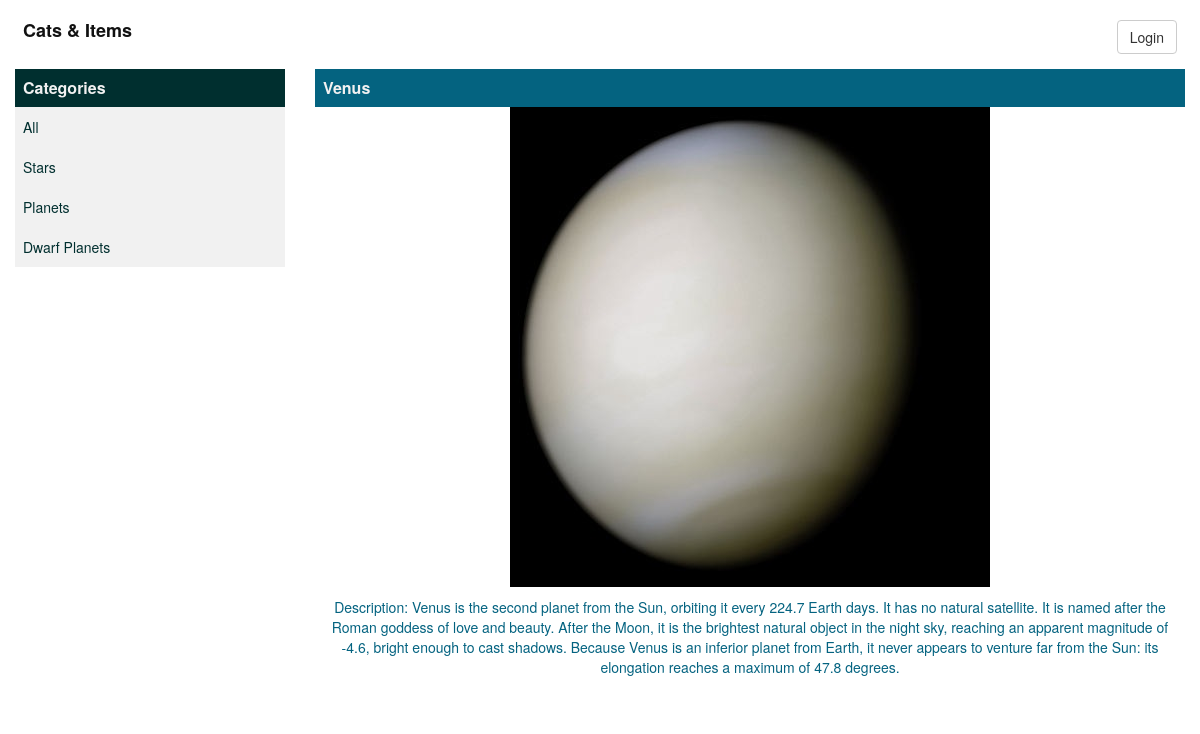
Page /item/Venus/3 on the committed database.
### database_setup.py (models this page shows, shortened)
class Category(Base):
    __tablename__ = 'categories'
    id = Column(
        'id', Integer,
        nullable=False,
        primary_key=True)
    name = Column(
        'name', String,
        nullable=False)

class Item(Base):
    __tablename__ = 'items'
    id = Column(
        'id', Integer,
        nullable=False,
        primary_key=True)
    name = Column(
        'name', String,
        nullable=False)
    description = Column(
        'description', String)
    category = Column(
        'category',
        ForeignKey('categories.id'),
        nullable=False)
    image = Column(
        'image',
        String)
    categories = relationship(Category)

### application.py (the view)
@app.route("/item/<item_name>/<int:item_id>")
def item(item_name, item_id):
    context = generate_context(
        item_id=item_id)
    return render_template(
        'item_details.html',
        categories=context['categories'],
        title="Item - " + item_name,
        item=context['items'])

### application.py (called while the page is built)
def generate_context(item_id=None, category_id=None):
    context = dict()
    context['categories'] = crud.get_all_categories()
    if item_id is not None:
        context['items'] = crud.get_item_by_id(item_id)
    elif category_id is not None:
        context['items'] = crud.get_items_by_category(category_id)
    else:
        context['items'] = crud.get_all_items()
    return context

### crud.py (called while the page is built)
def get_all_entries(type):
    entries = session.query(type).all()
    return entries

def get_all_categories():
    entries = get_all_entries(Category)
    return entries

def get_item_by_id(item_id):
    entry = session.query(Item).filter_by(id=item_id).one()
    return entry

### templates/item_details.html (shortened to what this page needs)
<!DOCTYPE html>
{% extends "main_cat_item_list.html" %}
{% block items %}
<h2 class="item-head">{{ item.name }}
</h2>
{% if item.image %}
<div class="item-image">
    <img class="img-responsive img" src="{{ url_for('static', filename="uploads/images/%s" % item.image) }}" alt="{{ item.name}}">
</div>
{% endif %}
<div class="item-description">
    Description: {{ item.description }}
</div>
{% endblock %}

### templates/main_cat_item_list.html
<!DOCTYPE html>
{% extends "index.html" %}
{% block main_area %}
<div class="row">
    <div class="col-sm-3 categories">
        <h2 class="cat-head">Categories</h2>
        <ul class="cat-menu">
            <li class="cat-entry">
                <a href="{{ url_for('index') }}">All</a>
            </li>
            {% for category in categories %}
            <li class="cat-entry">
                <a href="{{ url_for('category', category_name=category.name, category_id=category.id)  }}">{{ category.name }}</a>
            </li>
            {% endfor %}
        </ul>
    </div >
    <div class="col-sm-9">
        <div class="items">
            {% block items %}
            {% endblock %}
        </div>
    </div>
</div>
{% endblock %}

### static/css/style.css (style rules this page uses)
.cat-head, .items-head, .item-head, .login-head { font-size: 16px; font-weight: bold; padding: 10px 0 10px 8px; margin: 15px 0 0 0; color: #F1F1F1; }
.cat-head, .login-head { background-color: #002F2F; }
.items-head, .item-head { background-color: #046380; }
ul { list-style-type: none; padding: 0; margin: 0; width: 100%; }
li a { text-decoration: none; display: block; height: 40px; padding: 10px 0 10px 8px; }
li { white-space: nowrap; overflow: hidden; }
li.cat-entry a { color: #002F2F; background-color: #F1F1F1; }
.item-description, .no-items { padding: 10px 8px 10px; margin-bottom: 10px; color: #046380; text-align: center; }
.img { margin: 0 auto; }
.items { padding-bottom: 10px; }

### rows in the picture
Category: name "Stars"
Category: name "Planets"
Category: name "Dwarf Planets"
Item: name "Venus", image (picture), description "Venus is the second planet from the Sun, orbiting it every 224.7 Earth days. It has no natural satellite. It is named after the Roman goddess of love and beauty. After the Moon, it is the brightest natural object in the night sky, reaching an apparent magnitude of -4.6, bright enough to cast shadows. Because Venus is an inferior planet from Earth, it never appears to venture far from the Sun: its elongation reaches a maximum of 47.8 degrees."
